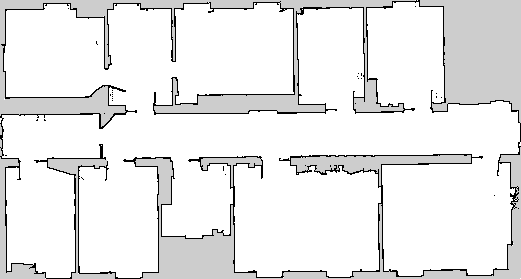
#> input picture ncore/data/floor/Faro/FMap.pgm, 521 x 279 px, found by its file name
$ python ExtractTextPoses.py
#> lines starting #> are read from the running program, lines starting #| are printed output that depends on the picture
#> further down, gridmap is the input picture: shape (279, 521, 3); min 0, max 255, mean 234.3
### ros1_ws/src/data_processing/src/GMAP.py
import numpy as np
import cv2

class GMAP():

    # [7 lines left out: function __init__, not called in this run]


    def __init__(self, gridmap, resolution, origin):

#> called with resolution = 0.05
        self.map = gridmap
        self.resolution = resolution
        self.origin = origin
        self.max_y = gridmap.shape[0]
#> self.max_y = 279
        self.ComputeBorders()

    # the (0,0) of the gmapping map is where the robot started from. To relate this to the gridmap image
    # We need to know the real world coordinates of some image point.
    # the map origin in the bottom left corner of the image, and its real world coordinates are
    # specified in the metadata yaml.

    # [10 lines left out: functions world2map, map2world, not called in this run]

    def ComputeBorders(self):
        self.map = 255 - cv2.cvtColor(self.map, cv2.COLOR_BGR2GRAY)
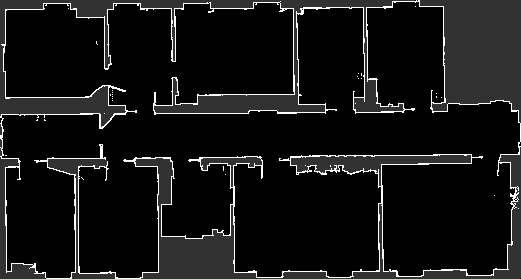
#> self.map: shape (279, 521); min 0, max 255, mean 20.7
        white_pixels = np.array(np.where(self.map == 255))
        min_x = min(white_pixels[1])
#> min_x = 0
        max_x = max(white_pixels[1])
#> max_x = 520
        min_y = min(white_pixels[0])
#> min_y = 0
        max_y = max(white_pixels[0])
#> max_y = 278
        self.map_border = {"min_x": min_x, "min_y": min_y, "max_x": max_x, "max_y": max_y}
#> self.map_border = {'min_x': 0, 'min_y': 0, 'max_x': 520, 'max_y': 278}

    def TopLeft(self):
        return np.array([self.map_border["min_x"], self.map_border["min_y"]])

    def BottomRight(self):
        return np.array([self.map_border["max_x"], self.map_border["max_y"]])

### ros1_ws/src/data_processing/src/ExtractTextPoses.py
import cv2
import numpy as np
import math
import matplotlib.pyplot as plt
import pandas as pd
from scipy.spatial.transform import Rotation as R

from GMAP import GMAP


textPoses = {
	"Room 1" : [7.8, -2.65, 0.00930304 + np.pi],
	"Room 2" : [3.95, -2.68, 0.00930304 + np.pi],
	"Room 3" : [-5.3, -1.05, 0.00930304 - np.pi * 0.5],
	"Room 4" : [-6.02, -2.72, 0.00930304 + np.pi],
	"Room 5" : [-8.49, -0.37, 0.00930304 + np.pi * 0.5],
	"Room 6" : [-11.488, -4.97, 0.00930304],
	"Room 7" : [-7.04, -4.95, 0.00930304],
	"Room 8" : [-3.77, -4.93, 0.00930304],
	"Room 9" : [0.72, -4.89, 0.00930304],
	"Room 10" : [9.53, -4.799, 0.00930304]
	}


# [136 lines left out: functions wrapToPi, vizORientations, computeHist, avgYaw, computeFloorHist, vizPoses and 1 more, not called in this run]


def getShiftedPoses(posefilename):

	posefile = open(posefilename, 'r')
	lines = posefile.readlines()
	robotPoses = []
	ids = []

	camTF = np.array([[0.08], [0], [1]])


	count = 0
	for l in lines:
		comps = l.split()
		poseid = int(comps[0])
		strmtx = np.asarray(comps[4:])
		mtx = strmtx.reshape((4,4)).astype(float)
		Rot = mtx[:3, :3]
		r = R.from_matrix(Rot)
		_, _, roll = r.as_euler('xyz', degrees=False)
		x = mtx[0][3]
		y = mtx[1][3]
		pose = np.array([[x], [y], [roll]])
		theta = roll + np.pi / 2
		trans = np.array([[np.cos(theta), -np.sin(theta), 0], [np.sin(theta), np.cos(theta), 0], [0, 0, 1]])
		gt = trans @ camTF
		gt[0] += x
		gt[1] += y
		gt[2] = theta
		robotPoses.append(gt)
		ids.append(poseid)


	robotPoses = np.asarray(robotPoses)

	return robotPoses, ids


# [88 lines left out: functions getRelPoses, performance, findWallAngle, not called in this run]

# [13 lines of commented-out code are left out]


def oneRoom(room_num):


	print("room: {}".format(room_num))
	roomname = "Room " + str(room_num)
	roomFolder = "/home/nickybones/data/Text/2021_12_01/Room" + str(room_num) + "/"
	posefilename = roomFolder + "poses.txt"
	robotPoses, ids = getShiftedPoses(posefilename)
	predfilename = roomFolder + "predictions.txt"
	matches = performance(predfilename, roomname)
	matches = matches[ids]
	#vizORientations(robotPoses)
	#H = computeHist(robotPoses, matches)
	#VizHeatMapandPose(robotPoses, H)

	gridmap = cv2.imread("/home/nickybones/Code/YouBotMCL/ncore/data/floor/Faro/FMap.pgm")
	gmap = GMAP(gridmap, 0.05, [-13.9155, -10.99537, 0.0])


	textmap = computeFloorHist(gmap, robotPoses, matches, room_num)
	cv2.imwrite(roomFolder + "../Room " + str(room_num) + ".png", textmap)

	r = textmap[:, :, 0]
	locations = cv2.findNonZero(r)
	x,y,w,h = cv2.boundingRect(locations)
	print("{0}, {1}, {2}, {3}".format(x,y,w,h))


	g = np.zeros(gmap.map.shape, dtype='uint8')
	b = np.zeros(gmap.map.shape, dtype='uint8')
	heatmap = cv2.merge((r,g,b))
	heatmap = 255 * heatmap
	cv2.rectangle(heatmap,(x,y),(x+w,y+h),(200,0,0),2)
	comb = 255 - gridmap + heatmap
	#cv2.imshow("", comb)
	#cv2.waitKey()


if __name__ == "__main__":


	gridmap = cv2.imread("/home/nickybones/Code/YouBotMCL/ncore/data/floor/Faro/FMap.pgm")
	gmap = GMAP(gridmap, 0.05, [-13.9155, -10.99537, 0.0])
	h, w = gmap.map.shape
#> h = 279; w = 521
	textmap = np.zeros((h, w, 3), dtype='float32')


	for i in range(1, 11):
		oneRoom(i)
#> (the run stopped early here; a loop or call above may not have finished)
